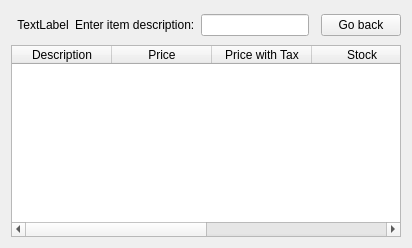
      <widget class="QWidget" name="page_Search">
       <layout class="QGridLayout">
        <item row="0" column="2">
         <widget class="QLabel" name="label_5">
          <property name="sizePolicy">
           <sizepolicy hsizetype="Minimum" vsizetype="Fixed">
            <horstretch>0</horstretch>
            <verstretch>0</verstretch>
           </sizepolicy>
          </property>
          <property name="text">
           <string>Enter item description:</string>
          </property>
         </widget>
        </item>
        <item row="0" column="1">
         <widget class="QLabel" name="labelImageSearch">
          <property name="sizePolicy">
           <sizepolicy hsizetype="Minimum" vsizetype="Minimum">
            <horstretch>0</horstretch>
            <verstretch>0</verstretch>
           </sizepolicy>
          </property>
          <property name="text">
           <string>TextLabel</string>
          </property>
          <property name="alignment">
           <set>Qt::AlignCenter</set>
          </property>
         </widget>
        </item>
        <item row="0" column="5">
         <widget class="QPushButton" name="buttonSearchDone">
          <property name="enabled">
           <bool>true</bool>
          </property>
          <property name="text">
           <string>Go back</string>
          </property>
         </widget>
        </item>
        <item row="0" column="3">
         <widget class="QLineEdit" name="editItemDescSearch">
          <property name="sizePolicy">
           <sizepolicy hsizetype="MinimumExpanding" vsizetype="Fixed">
            <horstretch>0</horstretch>
            <verstretch>0</verstretch>
           </sizepolicy>
          </property>
         </widget>
        </item>
        <item row="5" column="0" rowspan="2" colspan="6">
         <widget class="QTableWidget" name="tableSearch">
          <property name="editTriggers">
           <set>QAbstractItemView::NoEditTriggers</set>
          </property>
          <property name="alternatingRowColors">
           <bool>false</bool>
          </property>
          <property name="selectionMode">
           <enum>QAbstractItemView::SingleSelection</enum>
          </property>
          <property name="selectionBehavior">
           <enum>QAbstractItemView::SelectRows</enum>
          </property>
          <column>
           <property name="text">
            <string>Description</string>
           </property>
          </column>
          <column>
           <property name="text">
            <string>Price</string>
           </property>
          </column>
          <column>
           <property name="text">
            <string>Price with Tax</string>
           </property>
          </column>
          <column>
           <property name="text">
            <string>Stock</string>
           </property>
          </column>
          <column>
           <property name="text">
            <string>Alphacode</string>
           </property>
          </column>
          <column>
           <property name="text">
            <string>Code</string>
           </property>
          </column>
         </widget>
        </item>
        <item row="0" column="4">
         <widget class="QLabel" name="labelSearchMsg">
          <property name="text">
           <string>&lt;html&gt;&lt;head/&gt;&lt;body&gt;&lt;p&gt;&lt;br/&gt;&lt;/p&gt;&lt;/body&gt;&lt;/html&gt;</string>
          </property>
          <property name="wordWrap">
           <bool>true</bool>
          </property>
         </widget>
        </item>
       </layout>
      </widget>
